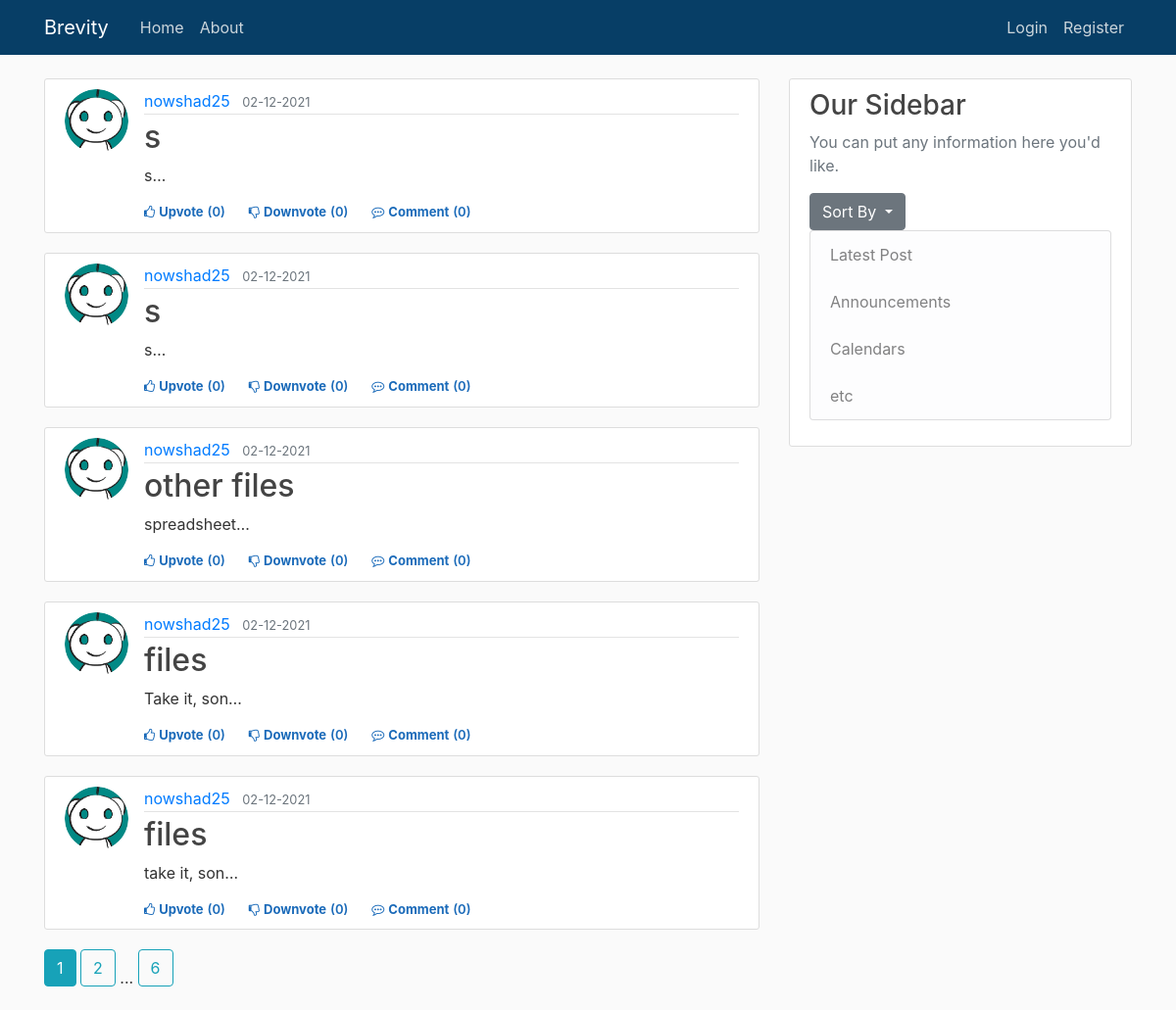
Page /home/1 on the earlier database version.
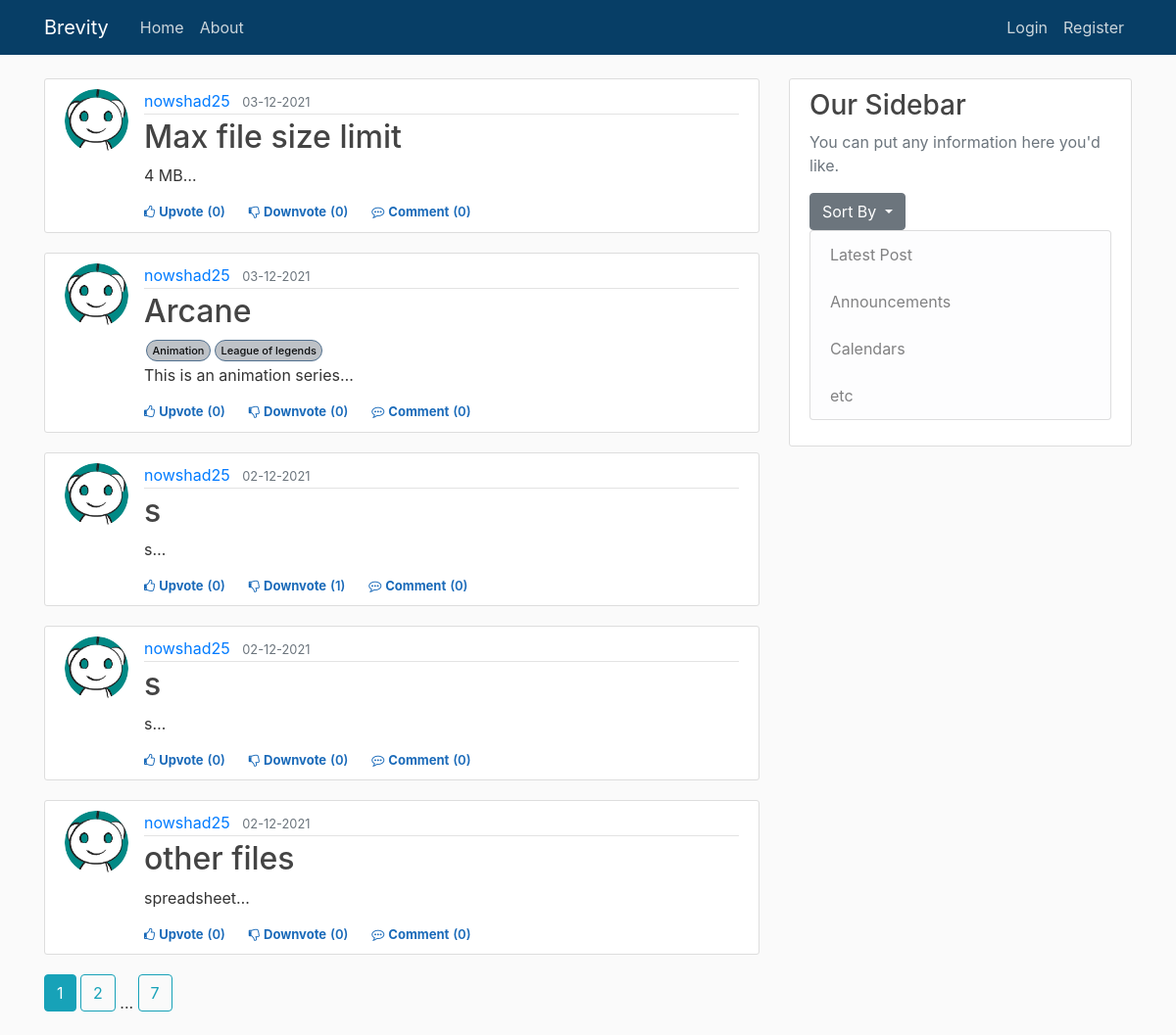
Same page on the later database version.
### brevity/models.py (models this page shows, shortened)
class Post(db.Model):
    id = db.Column(db.Integer, primary_key=True)
    title = db.Column(db.String(100), nullable=False)
    date_posted = db.Column(db.DateTime, nullable=False, default=datetime.utcnow)
    content = db.Column(db.Text, nullable=False)
    user_id = db.Column(db.Integer, db.ForeignKey('user.id'), nullable=False)
    tags = db.relationship('Tag', backref='post', cascade="all, delete", lazy='dynamic')
    upvotes = db.relationship('Upvote', backref='post', lazy='dynamic')
    downvotes = db.relationship('Downvote', backref='post', lazy='dynamic')
    comments = db.relationship('Comment', backref='post', lazy='dynamic')
    resources = db.relationship('ResourceFile', backref='post', lazy='dynamic')

class User(db.Model, UserMixin):
    id = db.Column(db.Integer, primary_key=True)
    username = db.Column(db.String(20), unique=True, nullable=False)
    email = db.Column(db.String(120), unique=True, nullable=False)
    image_file = db.Column(db.String(20), nullable=False, default='default.jpg')
    password = db.Column(db.String(60), nullable=False)
    posts = db.relationship('Post', backref='author', lazy=True)                    #By default SQLAlchemy guess the relationship to be one to many as posts returns a list of post.
    upvoted = db.relationship('Upvote', foreign_keys='Upvote.user_id', backref='user', lazy='dynamic')
    downvoted = db.relationship('Downvote', foreign_keys='Downvote.user_id', backref='user', lazy='dynamic')
    commented = db.relationship('Comment', backref='author', lazy=True)

class Tag(db.Model):
    tag = db.Column(db.String(50), nullable=False, unique=True, primary_key=True)
    post_id = db.Column(db.Integer, db.ForeignKey('post.id'), primary_key=True)

### brevity/main/routes.py (the view)
@main.route("/")
@main.route("/home/<int:type>",methods=['GET', 'POST'])
def home(type=0):
    page = request.args.get('page', 1, type=int)      # type = int : to raise value error when someone passes anything other than int.
    print(type)
    if type==0:
        posts =  Post.query.paginate(page=page, per_page=5)
    elif type==1:
        posts =  Post.query.order_by(Post.date_posted.desc()).paginate(page=page, per_page=5)
    return render_template('home.html', posts = posts)

### brevity/templates/home.html
{% extends "layout.html" %}
{% block content %}
    {% for post in posts.items %}
        <article class="media content-section col-md-15">
            <img class="rounded-circle article-img" src="{{ url_for('static', filename = 'profile_pics/' + post.author.image_file)}}">
            <div class="media-body ">
                <div class="article-metadata">
                    <a class="mr-2" href="{{ url_for('users.user_posts', username=post.author.username) }}">{{ post.author.username }}</a>
                    <small class="text-muted">{{ post.date_posted.strftime('%d-%m-%Y') }}</small>
                </div>
                <h2><a class="article-title" href="{{ url_for('posts.post', post_id=post.id) }}">{{ post.title }}</a></h2>
                <div class="d-flex ps-relative">
                    {% for tag in post.tags %}
                            <a href="#" class="post-tag" >{{tag.tag}}</a>
                    {% endfor %}
                </div>
                <p class="article-content">{{ post.content[:200] }}<span>&#8230;</span></p>
                <div>
                {% if current_user.is_authenticated %}
                    <div class="d-flex flex-row fs-12" id="vote{{post.id}}">
                        {% if not current_user.has_upvoted_post(post) %}
                            <div class="like cursor votestyle vote" post_id="{{post.id}}" action="upvote"><i class="fa fa-thumbs-o-up"></i><span class="ml-1">Upvote</span></div>
                            <div class="like vote_count" ><span class="ml-1 mr-4">({{post.upvotes.count()}})</span></div>
                        {% else %}
                            <div class="like cursor upvotedstyle vote" post_id="{{post.id}}" action="upvote"><i class="fa fa-thumbs-o-up"></i><span class="ml-1">Upvoted</span></div>
                            <div class="like upvoted_count" ><span class="ml-1 mr-4">({{post.upvotes.count()}})</span></div>
                        {% endif %}
                        {% if not current_user.has_downvoted_post(post) %}
                            <div class="like downvotecursor votestyle vote" post_id="{{post.id}}" action="downvote"><i class="fa fa-thumbs-o-down"></i><span class="ml-1">Downvote</span></div>
                            <div class="like vote_count"><span class="ml-1 mr-4">({{post.downvotes.count()}})</span></div>
                        {% else %}
                            <div class="like downvotecursor downvotedstyle vote" post_id="{{post.id}}" action="downvote"><i class="fa fa-thumbs-o-down"></i><span class="ml-1">Downvoted</span></div>
                            <div class="like downvoted_count"><span class="ml-1 mr-4">({{post.downvotes.count()}})</span></div>
                        {% endif %}
                        <div class="like cursor comment"><i class="fa fa-commenting-o"></i><span class="ml-1"><a class="mr-1 like cursor comment" href="{{ url_for('posts.post', post_id=post.id) }}">Comment</a></span></div>
                        <div class="like comment_count"><span class="ml-0">({{post.comments.count()}})</span></div>
                    </div>
                {% else %}
                    <div class="d-flex flex-row fs-12">
                        <div class="like cursor unauthorised_upvote"><i class="fa fa-thumbs-o-up"></i><span class="ml-1"><a class="like cursor unauthorised_upvote" href="{{ url_for('posts.vote_action', post_id=post.id, action='unauthorized_upvote')}}">Upvote</a></span></div>
                        <div class="like vote_count" ><span class="ml-1 mr-4">({{post.upvotes.count()}})</span></div>
                        <div class="like downvotecursor unauthorised_downvote"><i class="fa fa-thumbs-o-down"></i><span class="ml-1"><a class="like downvotecursor unauthorised_downvote" href="{{ url_for('posts.vote_action', post_id=post.id, action='unauthorized_downvote')}}">Downvote</a></span></div>
                        <div class="like vote_count"><span class="ml-1 mr-4">({{post.downvotes.count()}})</span></div>
                        <div class="like cursor comment"><i class="fa fa-commenting-o"></i><span class="ml-1"><a class="mr-1 like cursor comment" href="{{ url_for('posts.post', post_id=post.id) }}">Comment</a></span></div>
                        <div class="like comment_count"><span class="ml-0">({{post.comments.count()}})</span></div>
                    </div>
                {% endif %}
                </div>
            </div>
        </article>
    {% endfor %}
    {% for page_num in posts.iter_pages(left_edge=1, right_edge=1, left_current=1, right_current=2) %}
        {% if page_num %}
            {% if posts.page == page_num %}
                <a class="btn btn-info mb-4" href="{{ url_for('main.home', page = page_num) }}">{{ page_num }}</a>
            {% else %}
                <a class="btn btn-outline-info mb-4" href="{{ url_for('main.home', page = page_num) }}">{{ page_num }}</a>
            {% endif %}
        {% else %}
            ...
        {% endif %}
    {% endfor %}
{% endblock content %}

### brevity/templates/layout.html (shortened to what this page needs)
<!DOCTYPE html>
<html lang="en">
<head>
    <link rel="stylesheet" href="https://maxcdn.bootstrapcdn.com/bootstrap/4.0.0/css/bootstrap.min.css"
>
    <link rel="stylesheet" type="text/css" href="{{url_for('static', filename='main.css')}}">
</head>
<body>
    <header class="site-header">
        <nav class="navbar navbar-expand-md navbar-dark bg-steel fixed-top">
            <div class="container">
                <a class="navbar-brand mr-4" href="/">Brevity</a>
                <div class="collapse navbar-collapse" id="navbarToggle">
                    <div class="navbar-nav mr-auto">
                        <a class="nav-item nav-link" href="{{ url_for('main.home') }}">Home</a>
                        <a class="nav-item nav-link" href="{{ url_for('main.about') }}">About</a>
                    </div>
                    <div class="navbar-nav">
                        {% if current_user.is_authenticated %}
                            <a class="nav-item nav-link" href="{{ url_for('posts.new_post') }}">New Post</a>
                            <a class="nav-item nav-link" href="{{ url_for('users.account') }}">Account</a>
                            <a class="nav-item nav-link" href="{{ url_for('users.logout') }}">Logout</a>
                        {% else %}
                            <a class="nav-item nav-link" href="{{ url_for('users.login') }}">Login</a>
                            <a class="nav-item nav-link" href="{{ url_for('users.register') }}">Register</a>
                        {% endif %}
                    </div>
                </div>
            </div>
        </nav>
    </header>
    <main role="main" class="container">
        <div class="row">
            <div class="col-md-8">
                {% block content %}{% endblock %}
            </div>
            <div class="col-md-4">
                <div class="content-section">
                    <h3>Our Sidebar</h3>
                    <p class='text-muted'>You can put any information here you'd like.
                        <div class="dropdown">
                            <button class="btn btn-secondary dropdown-toggle" type="button" id="dropdownMenuButton" data-toggle="dropdown" aria-haspopup="true" aria-expanded="false">
                              Sort By
                            </button>
                          </div>
                    <ul class="list-group">
                        <li class="list-group-item list-group-item-light">Latest Post</a></li>
                        <li class="list-group-item list-group-item-light">Announcements</li>
                        <li class="list-group-item list-group-item-light">Calendars</li>
                        <li class="list-group-item list-group-item-light">etc</li>
                    </ul>
                    </p>
                </div>
            </div>
        </div>
    </main>
</body>
</html>

### brevity/static/main.css (style rules this page uses)
body { background: #fafafa; color: #333333; margin-top: 5rem; }
h1, h2, h3, h4, h5, h6 { color: #444444; }
.bg-steel { background-color: #073e66; }
.site-header .navbar-nav .nav-link { color: #cbd5db; }
.content-section { background: #ffffff; padding: 10px 20px; border: 1px solid #dddddd; border-radius: 3px; margin-bottom: 20px; }
.article-title { color: #444444; }
.article-content { white-space: pre-line; }
.article-img { height: 65px; width: 65px; margin-right: 16px; }
.article-metadata { padding-bottom: 1px; margin-bottom: 4px; border-bottom: 1px solid #e3e3e3 }
.fs-12 { font-size: 12px }
.cursor { cursor: pointer }
.downvotecursor { cursor: pointer }
.vote_count { color: #1a6ab9; font-size: 13px; font-weight: 600; }
.comment { color: #1a6ab9; font-size: 13px; font-weight: 700; }
.comment_count { color: #1a6ab9; font-size: 13px; font-weight: 600; }
.unauthorised_upvote { color: #1a6ab9; font-size: 13px; font-weight: 700; }
.unauthorised_downvote { color: #1a6ab9; font-size: 13px; font-weight: 700; }
.post-tag { display: inline-block; padding: 0.4em 0.5em; margin: 2px 2px 2px 2px; font-size: 11px; line-height: 1; white-space: nowrap; text-decoration: none; text-align: center; border-width: 1px; border-style: solid; border-radius: 9999px; color: #0d0e0f; background-color: #bec2c7; border-color: #51708f; font-weight: 500; }

Differences in the rows shown:
no longer on this page (row unchanged): Post: image_file (placeholder picture), author.username "nowshad25", date_posted "02-12-2021", title "files", content "Take it, son", upvotes.count "0", downvotes.count "0", comments.count "0"
no longer on this page (row unchanged): Post: image_file (placeholder picture), author.username "nowshad25", date_posted "02-12-2021", title "files", content "take it, son", upvotes.count "0", downvotes.count "0", comments.count "0"
added Post: image_file (placeholder picture), author.username "nowshad25", date_posted "03-12-2021", title "Max file size limit", content "4 MB", upvotes.count "0", downvotes.count "0", comments.count "0"
added Post: image_file (placeholder picture), author.username "nowshad25", date_posted "03-12-2021", title "Arcane", content "This is an animation series", upvotes.count "0", downvotes.count "0", comments.count "0"
added Tag: tag "Animation"
added Tag: tag "League of legends"
computed for Post (number 3 of 5 on the later page): downvotes.count "0" → "1"
Other differences:
new list line: "7"
list line gone: "6"
